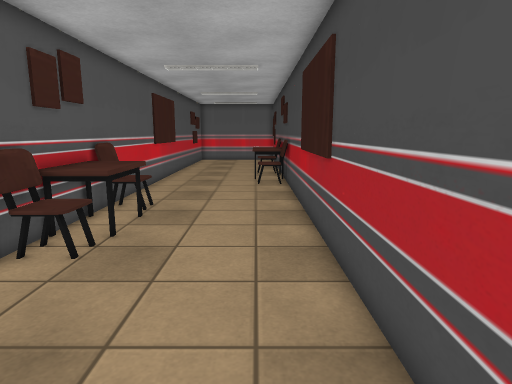
View 1 (above)

12 first-person views from a walk through a scene from a Unity 3-D project. The camera is 1.4 m above the floor, tilts 10° down and sees 75° across. The floor is counted in squares, 0.5 m on a side. Each view is taken from the middle of a square. On the plan, view 1 faces up. The plan holds only what a view shows up to about 20 squares ahead; the rest is blank. The place goes on beyond the plan. The player character is not drawn. Some surface patterns are stand-ins.

View 2
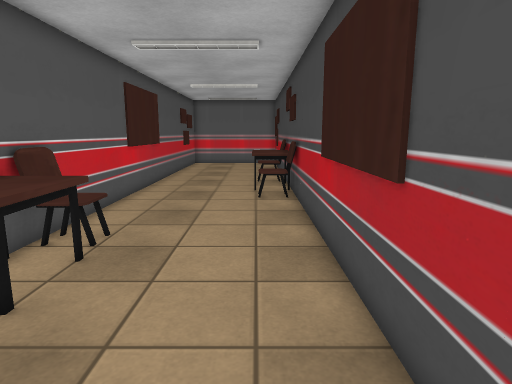

View 3
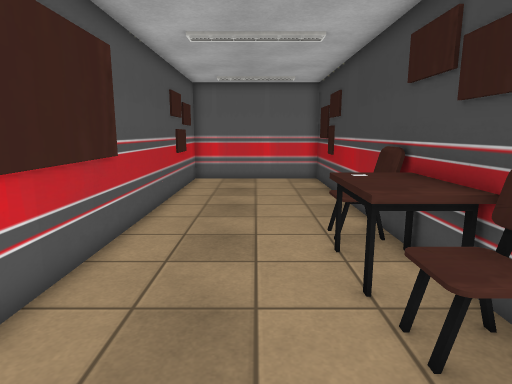

View 4
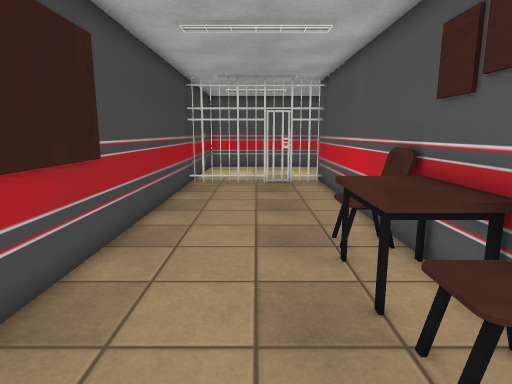

View 5
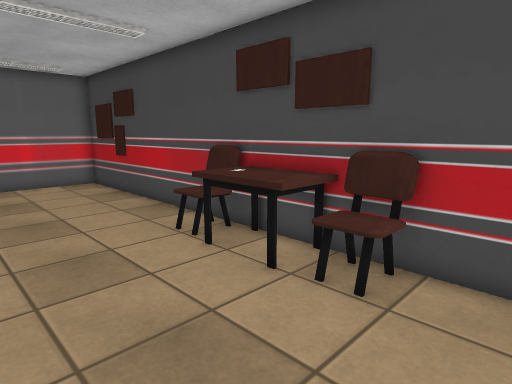

View 6
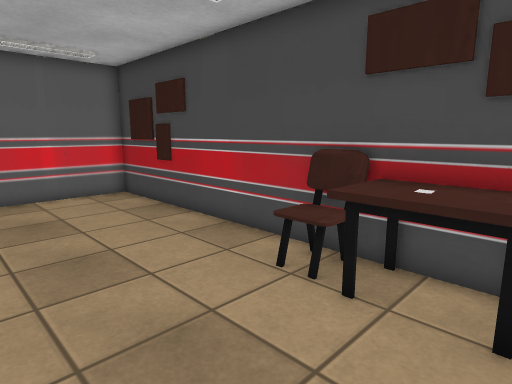

View 7
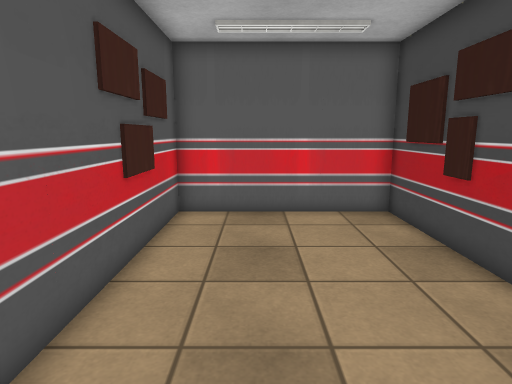

View 8
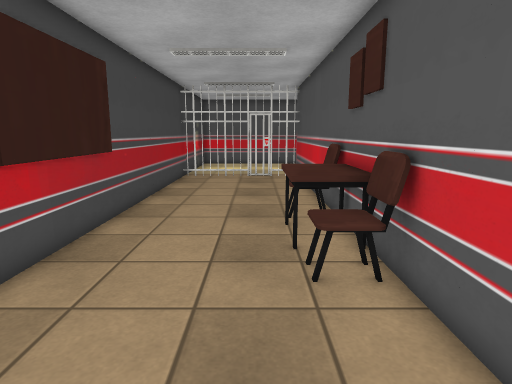

View 9
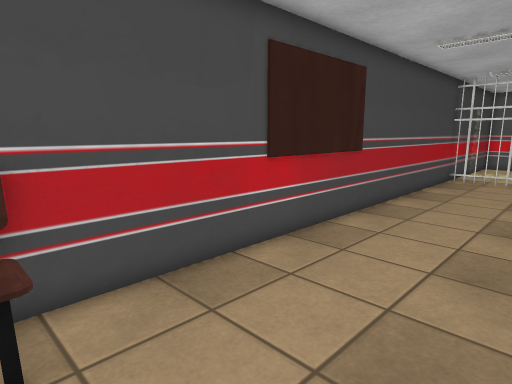

View 10
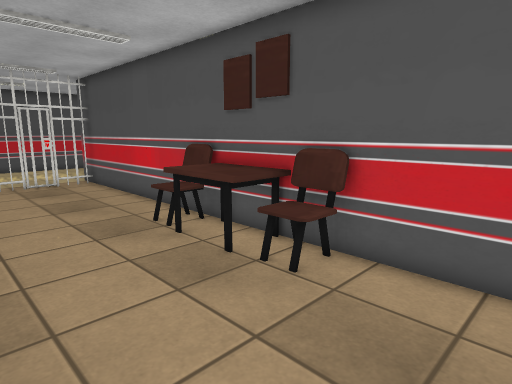

View 11
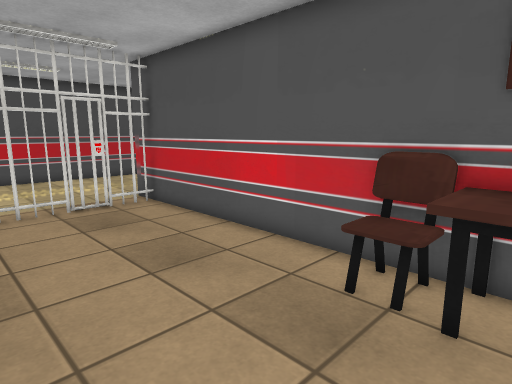

View 12
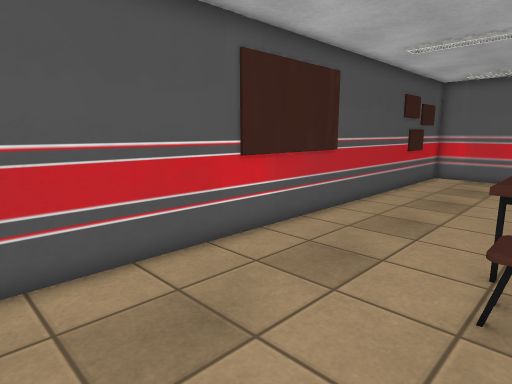

### Floor plan
Points are (right, up) in squares from view 1. A wall is a line through its corners. A room is listed if a view was taken in it or the views show most of it. See-through windows are left out.
Room 1 (views 1, 2, 3, 4, 5, 6, 7, 8, 9, 10, 11, 12)
walls: (-5.8, 19.5) (-5.8, -4.5); (-5.8, 31.5) (-5.8, 23.4); (1.8, 33.4) (1.8, 35.8) (-5.8, 35.8) (-5.8, 34.4); (-4, -2.9) (-3.5, -3.1); (-4.1, -2.9) (-3.5, -3); (-3.1, -3) (-2.5, -2.9); (-3.1, -3) (-2.5, -3.1); (-4.6, -2.9) (-3.5, -2.9); (-4.1, -3) (-3.5, -2.8); (1.8, -4.2) (1.8, 31.5)
objects: other object (-6, 33) to (-6, 34); other object (-5, 7) to (-4, 8); other object (-5, 9) to (-4, 11); other object (-5, 12) to (-4, 13); other object (0, 18) to (1, 20); other object (0, 21) to (1, 22); other object (0, 23) to (1, 25)

Where each view was taken, in squares from view 1:
view 1: 0 up, 0 right, facing up
view 2: 4 up, 0 right, facing up
view 3: 15 up, 2 left, facing up
view 4: 16 up, 2 left, facing down
view 5: 16 up, 5 left, facing up-right
view 6: 20 up, 5 left, facing up-right
view 7: 24 up, 3 left, facing up
view 8: 19 up, 3 left, facing down
view 9: 19 up, 4 left, facing down-right
view 10: 17 up, 1 right, facing down-left
view 11: 10 up, 1 right, facing down-left
view 12: 13 up, 1 right, facing up-left
